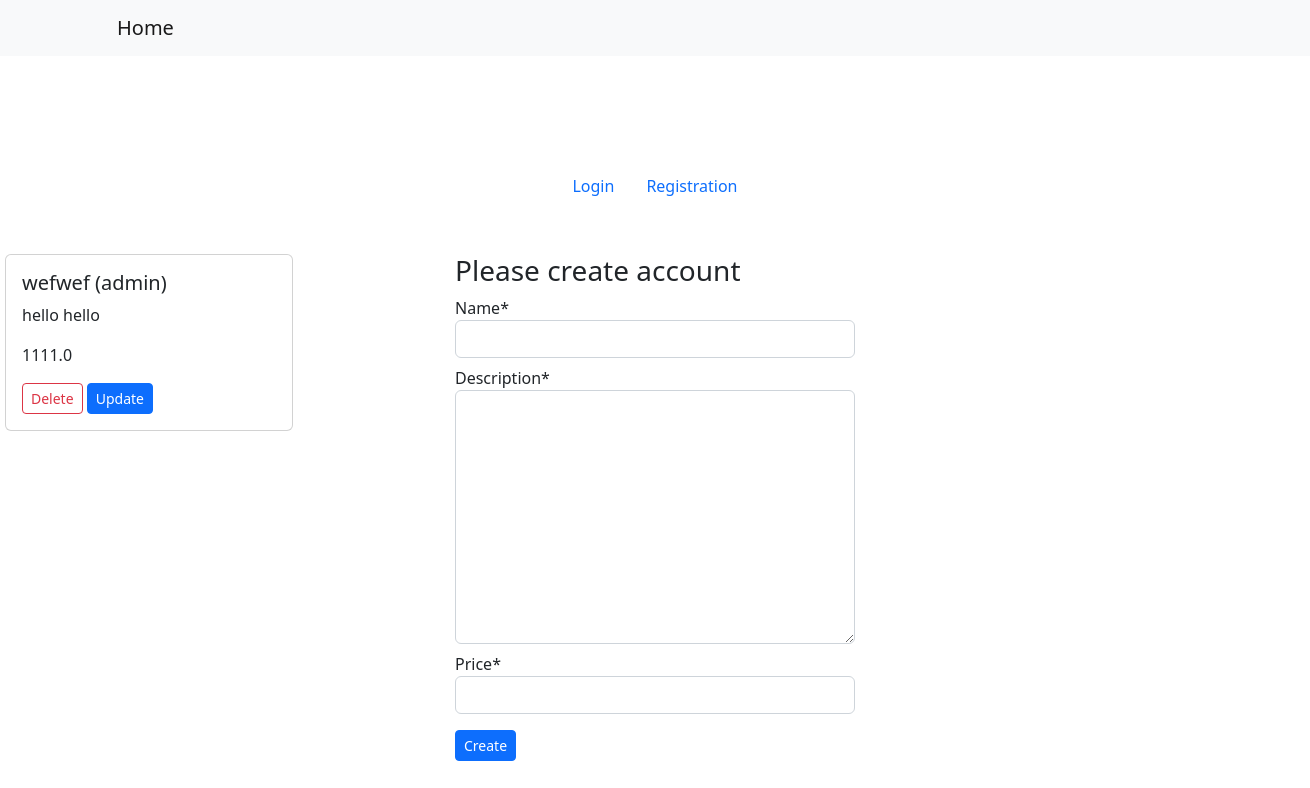
Before: / with the older database file.
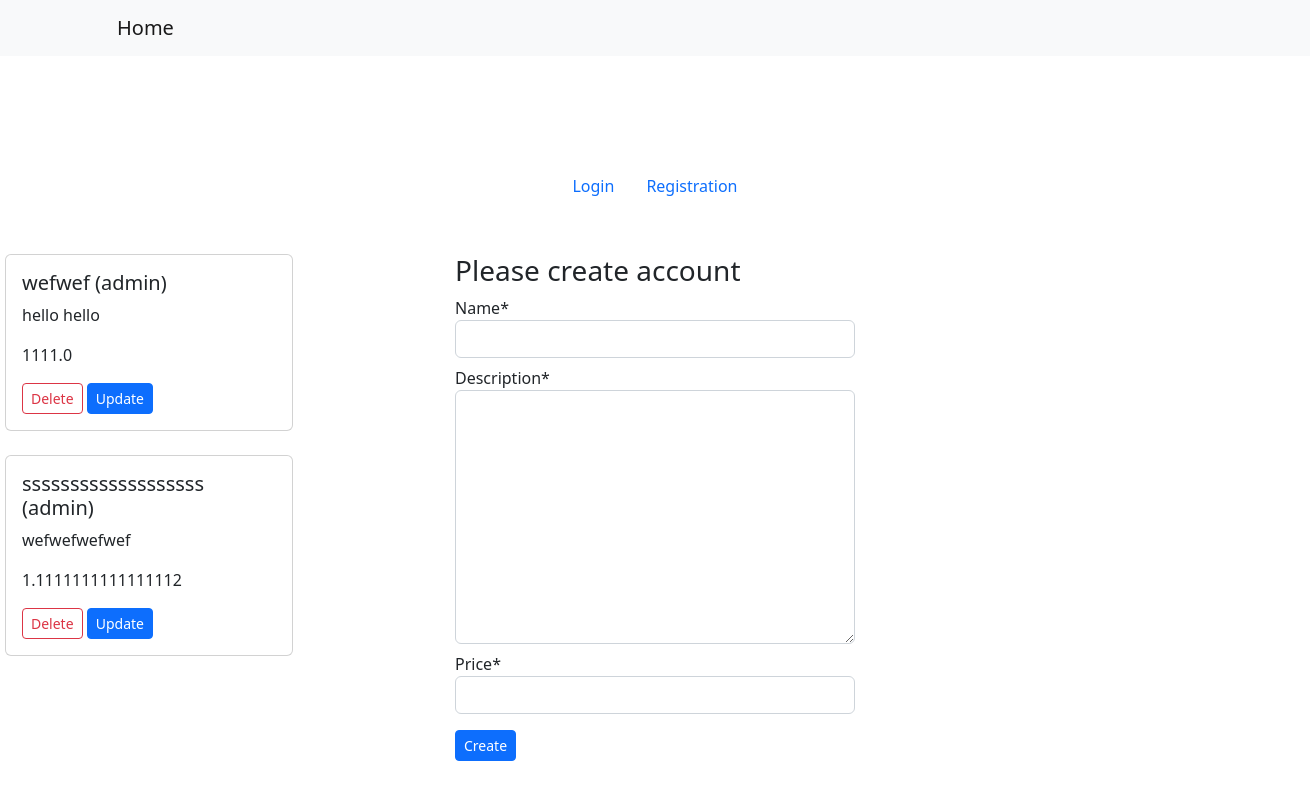
After: the same page with the newer database file.
### data/models.py (models this page shows)
class Item(models.Model):
    user = models.ForeignKey(User, default=None, on_delete=models.CASCADE)
    name = models.CharField(max_length=225)
    description = models.TextField(max_length=1020)
    price = models.FloatField()
    time = models.DateTimeField(auto_now_add=True)

### data/views.py (the view, shortened to what this page needs)
def index(request):
    item = Item.objects.all()
    itemForm = ItemForm()
    return render(request, "index.html",
                  {"item": item, "itemForm":itemForm})

### data/form.py
class ItemForm(forms.ModelForm):
    class Meta:
        model = Item
        widgets = {
            "name": forms.TextInput(attrs={"class": "form-control mb-2"}),
            "description": forms.Textarea(attrs={"class": "form-control mb-2"}),
            "price": forms.NumberInput(attrs={"class": "form-control mb-3"}),
        }
        fields = ["name", "description", "price"]

### template/index.html (shortened to what this page needs)
{% extends 'base.html' %}
{% block content %}
{% load crispy_forms_tags %}
{% load static %}
<link rel="stylesheet" href="{% static 'style.css' %}">
<div style="margin:auto;width:1300px;">
    <div style="float:left">
         {% for items in item %}
    <div class="card" style="width: 18rem;">
  <div class="card-body">
    <h5 class="card-title">{{ items.name }} ({{ items.user }})</h5>
    <p class="card-text">{{ items.description }}</p>
      <p class="card-text">{{ items.price }}</p>
      <form action="{% url 'delete_item' items.id %}" method="POST" style="display:inline;">
    <button type="submit" class="btn btn-sm btn-outline-danger">Delete</button>
      </form>
      <a href="{% url 'update_item' items.id %}" class="btn btn-sm btn-primary">Update</a>
  </div>
</div><br>
        {% endfor %}
</div>
<div class="content">
    {% if user.is_authenticated %}
    <h3>Hello {{ user }}</h3>
    {% else %}
    <h3>Please create account</h3>
    {% endif %}
    <form action="" method="POST" enctype="multipart/form-data">
    {{itemForm|crispy}}
        <button class="btn btn-sm btn-primary" type="submit">Create</button>
    </form>
</div>
</div>
{% endblock %}

### template/base.html (shortened to what this page needs)
<!doctype html>
<html lang="en">
  <head>
    <link href="https://cdn.jsdelivr.net/npm/bootstrap@5.2.0-beta1/dist/css/bootstrap.min.css" rel="stylesheet">
    <nav class="navbar bg-light">
  <div class="container-fluid" style="margin:auto;width:1100px;">
    <a class="navbar-brand" href="/">Home</a>
</div>
</nav>
    <div style="height:110px">
</div>
    <ul class="nav justify-content-center">
      {% if user.is_authenticated %}
  <li class="nav-item">
    <a class="nav-link" href="{% url 'logout' %}">Logout</a>
  </li>
      {% else %}
      <li class="nav-item">
    <a class="nav-link" href="{% url 'login' %}">Login</a>
  </li>
      {% endif %}
  <li class="nav-item">
    <a class="nav-link" href="{% url 'registration' %}">Registration</a>
  </li>
</ul>
  </head>
  <br><br>
  <body>
    {% block content %}
  {% endblock %}
  </body>
<footer style="height:400px;">
</footer>
</html>

### static/style.css (style rules this page uses)
.content { margin:auto; width:400px; }

Changed rows visible on the page:
added Item: name "sssssssssssssssssss", user "admin", description "wefwefwefwef", price "1.1111111111111112"
